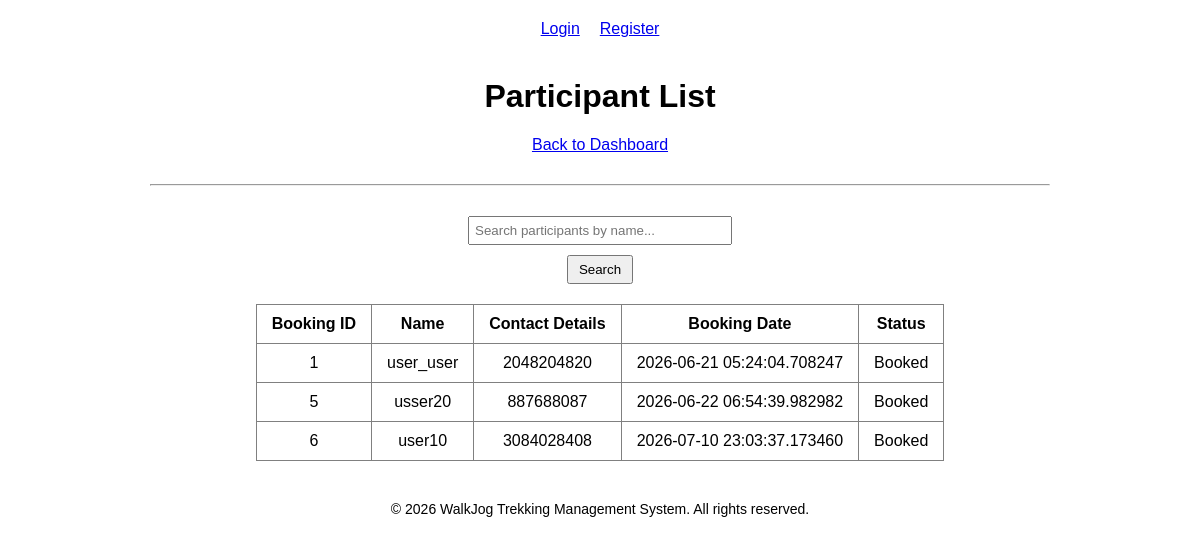
The app's page /staff/trek/1/users, older data.
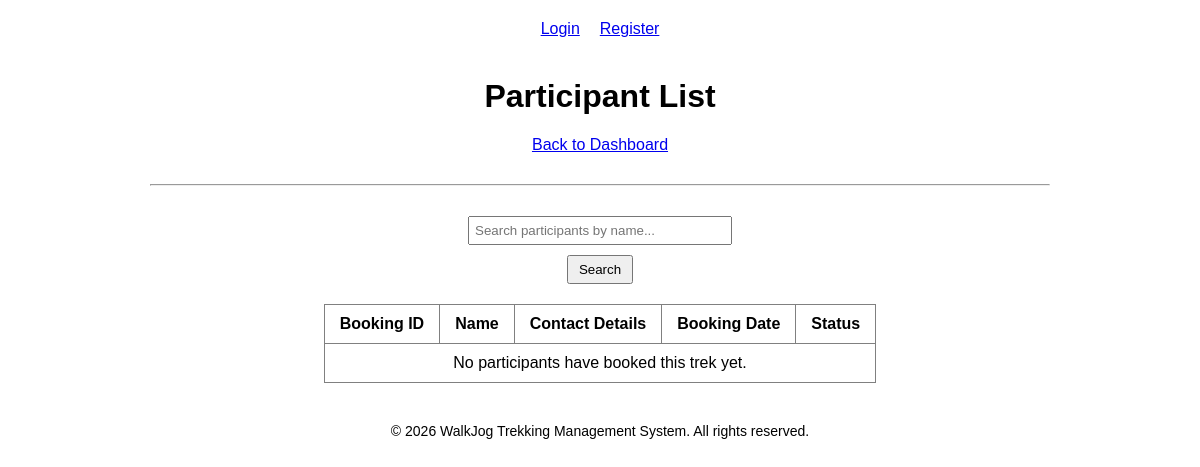
The same page, newer data.
### models.py (models this page shows)
class Booking(db.Model):
    __tablename__ = 'booking'
    booking_id = db.Column(
        db.Integer,
        primary_key=True
    )
    user_id = db.Column(
        db.Integer,
        db.ForeignKey('users.id'),
        nullable=False
    )
    trek_id = db.Column(
        db.Integer,
        db.ForeignKey('treks.trek_id'),
        nullable=False
    )
    booking_date = db.Column(
        db.DateTime,
        default=datetime.now
    )
    status = db.Column(
        db.String(20),
        default='Booked'
    )

class UserProfile(db.Model):
    __tablename__ = 'user_profile'
    user_id = db.Column(
        db.Integer,
        db.ForeignKey('users.id'),
        primary_key=True,
        nullable=False
    )
    name = db.Column(db.String(50), nullable=False)
    contact_details = db.Column(db.String(15), nullable=False)
    is_blacklisted = db.Column(db.Boolean, default=False)
    created_at = db.Column(db.DateTime, default=datetime.now)

### app.py (the view)
@app.route('/staff/trek/<int:trek_id>/users')
def trek_users(trek_id):
    bookings = db.session.query(
        Booking.booking_id,
        UserProfile.name.label('user_name'),
        UserProfile.contact_details,
        Booking.booking_date,
        Booking.status
    ).join(UserProfile, Booking.user_id == UserProfile.user_id)\
     .filter(Booking.trek_id == trek_id).all()
    return render_template(
        'trek_users.html',
        bookings=bookings
    )

### templates/trek_users.html (shortened to what this page needs)
{% extends "base.html" %}
{% block content %}
<h1>Participant List</h1>
<a href="javascript:history.back()">Back to Dashboard</a>
<hr>
<form method="GET" style="margin-bottom: 20px;">
    <input type="text" name="search" placeholder="Search participants by name..."
        value="{{ request.args.get('search', '') }}" style="padding: 5px; width: 250px;">
    <button type="submit" style="padding: 5px 10px;">Search</button>
</form>
{% set query = request.args.get('search', '').lower() %}
<div class="table">
    <table border="1">
        <tr>
            <th>Booking ID</th>
            <th>Name</th>
            <th>Contact Details</th>
            <th>Booking Date</th>
            <th>Status</th>
        </tr>
        {% for booking in bookings %}
        {% if not query or query in booking.user_name.lower() %}
        <tr>
            <td>{{ booking.booking_id }}</td>
            <td>{{ booking.user_name }}</td>
            <td>{{ booking.contact_details }}</td>
            <td>{{ booking.booking_date }}</td>
            <td>{{ booking.status }}</td>
        </tr>
        {% endif %}
        {% else %}
        <tr>
            <td colspan="5" style="text-align: center;">No participants have booked this trek yet.</td>
        </tr>
        {% endfor %}
    </table>
</div>
{% endblock %}

Row changes from the older to the newer data that the page shows:
removed Booking: booking_id "1", user_name "user_user", contact_details "2048204820", booking_date "2026-06-21 05:24:04.708247", status "Booked"
removed Booking: booking_id "5", user_name "usser20", contact_details "887688087", booking_date "2026-06-22 06:54:39.982982", status "Booked"
removed Booking: booking_id "6", user_name "user10", contact_details "3084028408", booking_date "2026-07-10 23:03:37.173460", status "Booked"
Text that changed along with them:
text now shown: "No participants have booked this trek yet."
